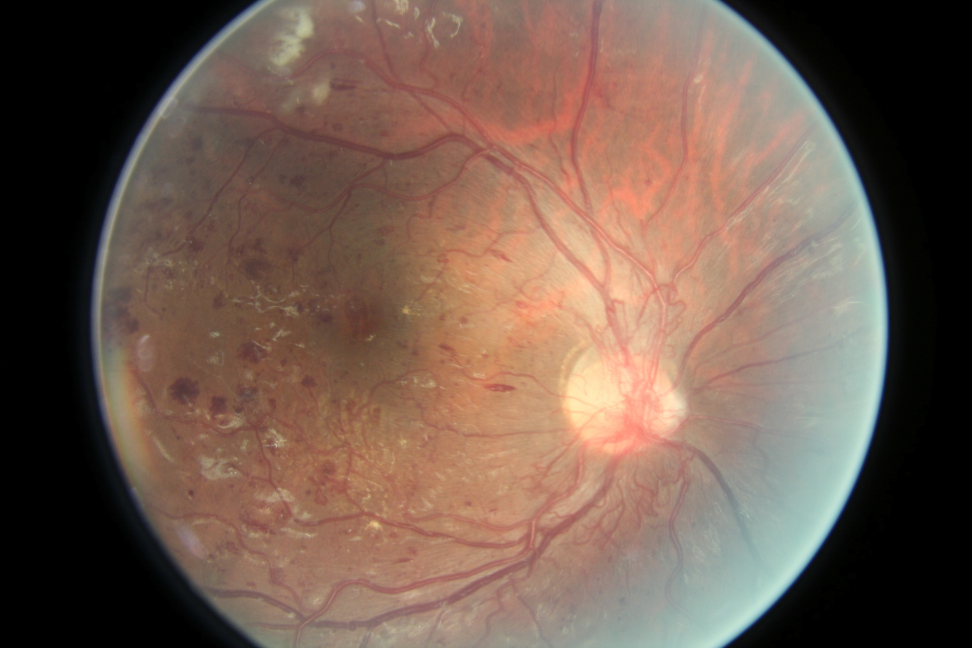
%> input picture 16_left.jpeg, 3888 x 2592 px (shown at 1/4 size)
$ octave DetectionOfMicroaneurysms_feature1.m   (GNU Octave 9; MATLAB toolbox functions it lacks are replaced by stand-ins)
%> lines starting %> are read from the running program, lines starting %| are printed output that depends on the picture; in (x1, y1, x2, y2) boxes, pixels count from 0 and x2, y2 are one past the last pixel; in counts of white or black regions, pixels touching at a corner belong together; the program's own positions count from 1
I = imread('C:\Users\SHRUTI\Desktop\Project\diabetic-retinopathy-master\Image processing\16_left.jpeg');

greenC = I(:,:,2);
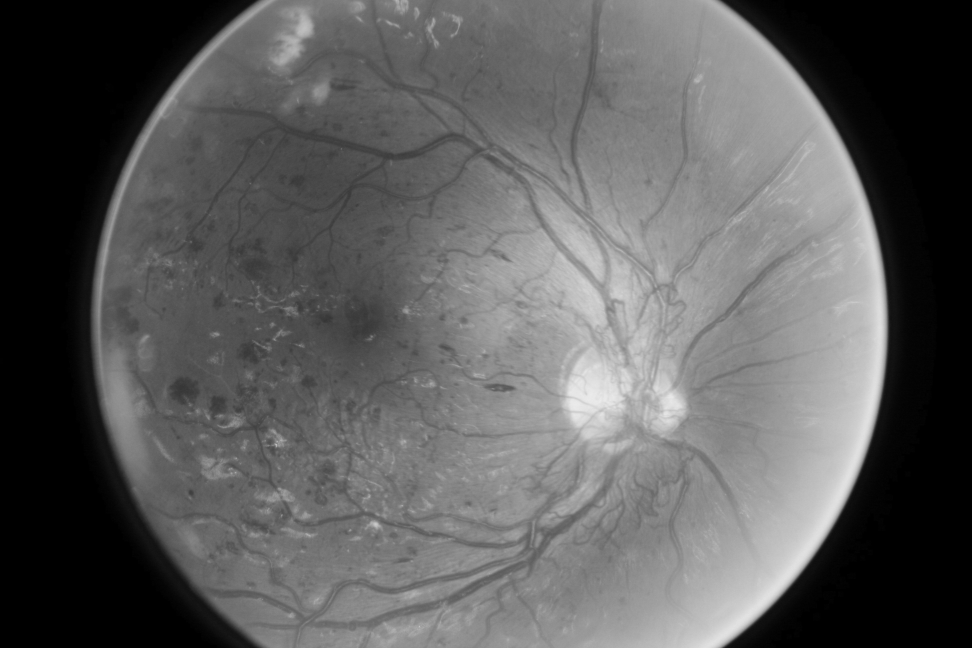
%> greenC: size 2592x3888 uint8 (shown at 1/4 size); min 0, max 240, mean 92.2
comp = imcomplement(greenC);
histe = adapthisteq(comp);
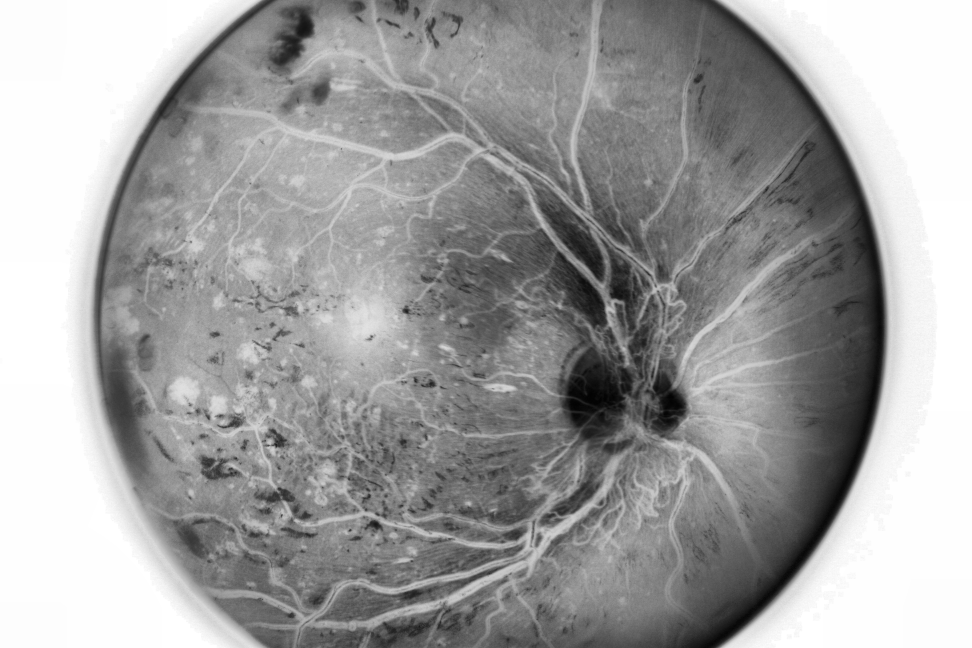
%> histe: size 2592x3888 uint8 (shown at 1/4 size); min 0, max 255, mean 160
adjustImage = imadjust(histe,[],[],3);
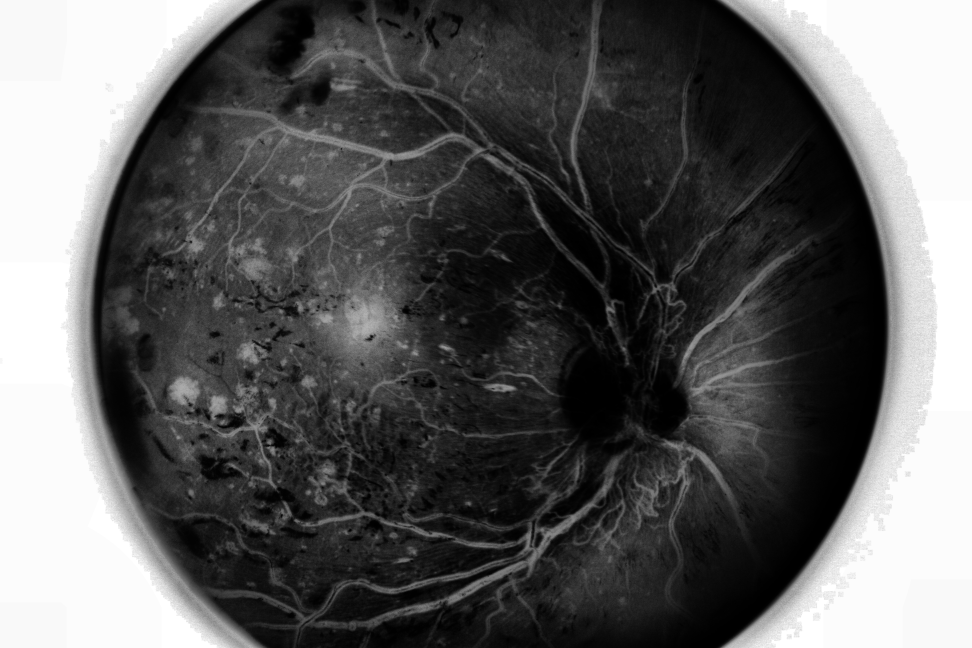
%> adjustImage: size 2592x3888 uint8 (shown at 1/4 size); min 0, max 255, mean 94.9
comp = imcomplement(adjustImage);
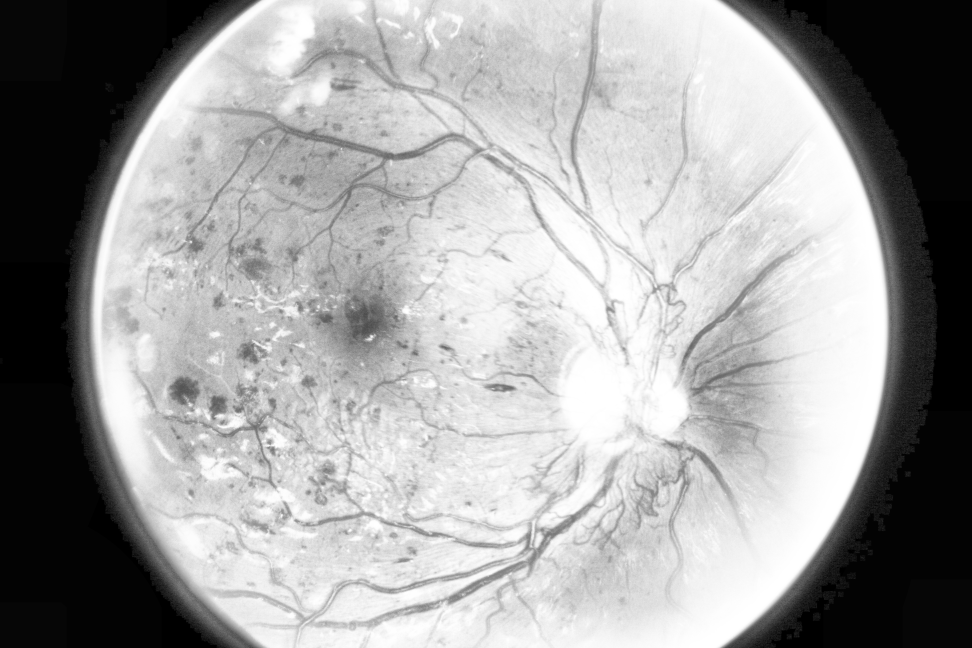
%> comp: size 2592x3888 uint8 (shown at 1/4 size); min 0, max 255, mean 160.1
J = imadjust(comp,[],[],4);
J = imcomplement(J);
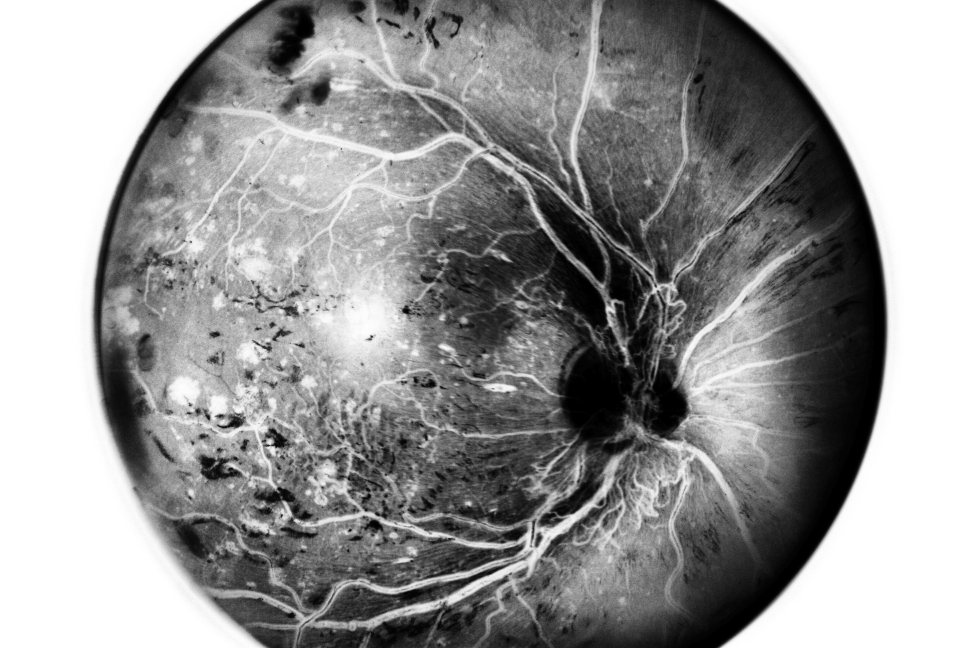
%> J: size 2592x3888 uint8 (shown at 1/4 size); min 0, max 255, mean 150.7
J = imadjust(J,[],[],4);
K=fspecial('disk',5);
L=imfilter(J,K,'replicate');
L = im2bw(L,0.4);
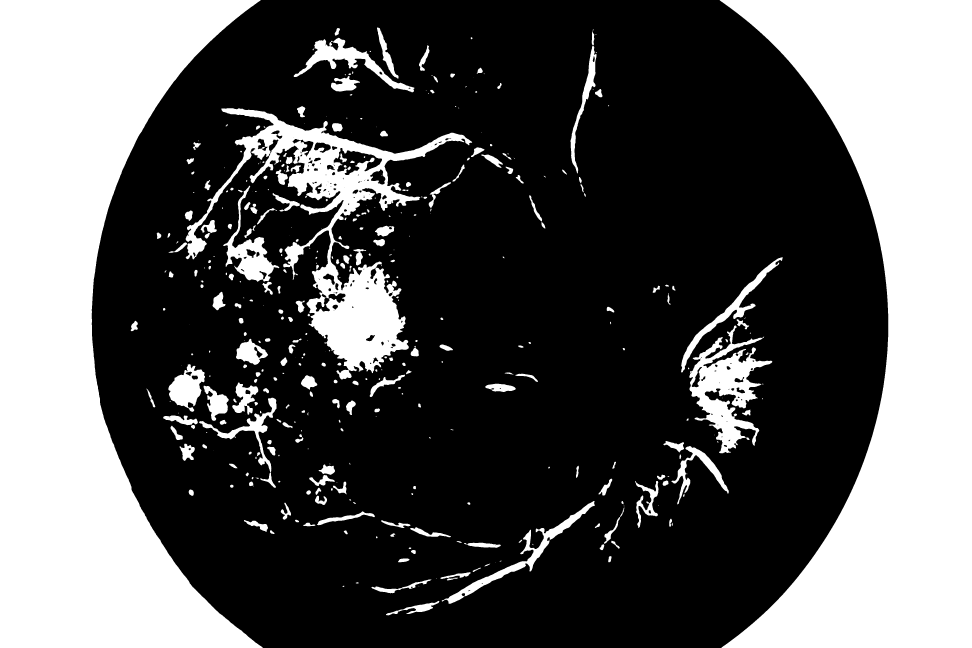
%> L: size 2592x3888 logical (shown at 1/4 size); 34.4% white; 408 white regions (95 under 20 px), largest, box (x1, y1, x2, y2) and area: (0, 0, 1051, 2592) 1484381, (2879, 0, 3888, 2592) 1387887, (743, 433, 1889, 1518) 249173
M =  bwmorph(L,'tophat');
%> M: size 2592x3888 logical; 0.02% white in thin lines or dots, all inside (x1, y1, x2, y2) = (371, 0, 3126, 2462)
% M = im2bw(M);
wname = 'sym4';
[CA,CH,CV,CD] = dwt2(M,wname,'mode','per');
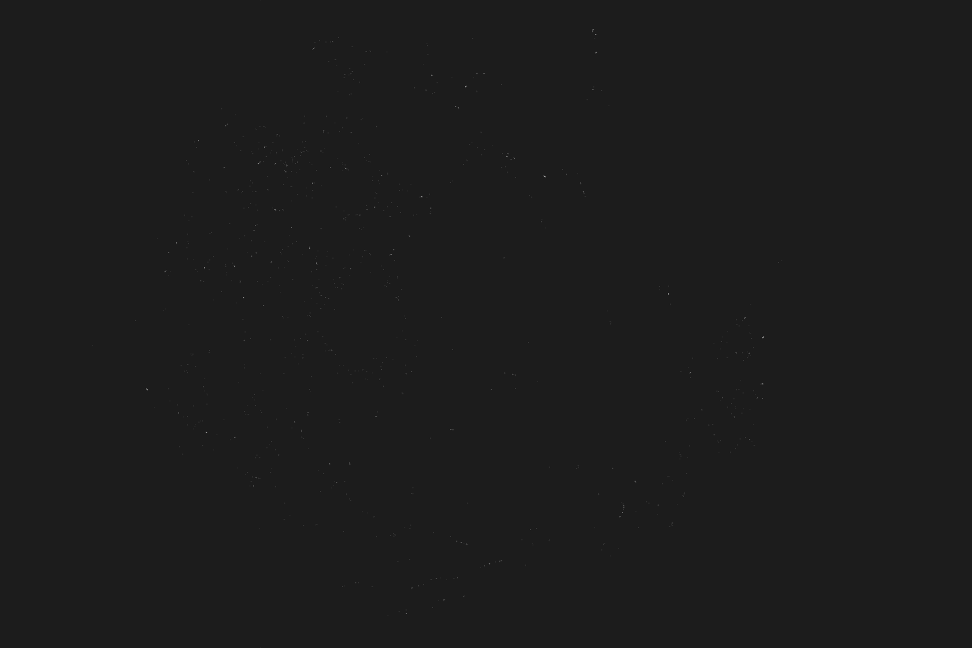
%> CA: size 1296x1944 double (shown at 1/2 size); min -0.296, max 2.38, mean 0.000424; drawn with min black and max white
figure,imshow(CA);

b = bwboundaries(CA);
%> b = 669 boundaries; largest, box (x1, y1, x2, y2) and points: (1241, 1003, 1250, 1021) 48, (600, 300, 618, 307) 42, (790, 591, 800, 604) 42, (717, 454, 729, 462) 39, (1338, 1044, 1347, 1056) 36
%> (the run ends here)
